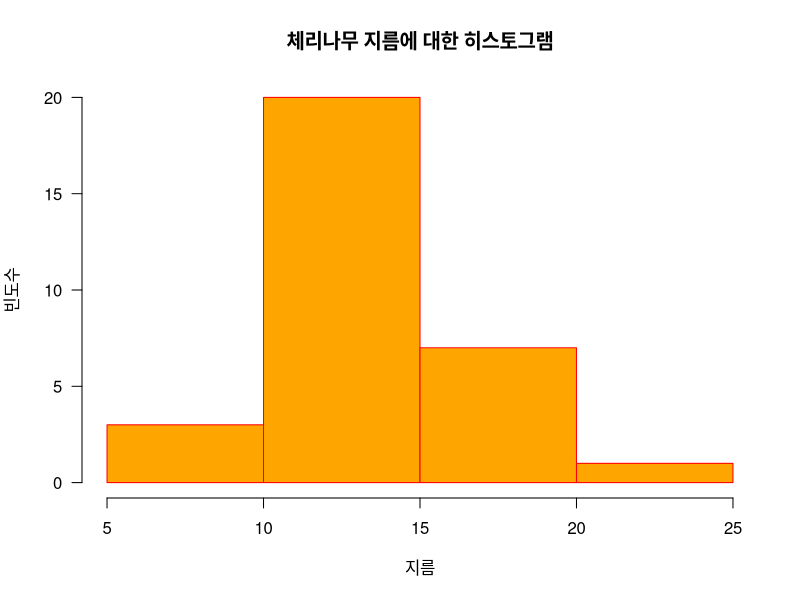

The R script that drew this image:
hist(trees$Girth, 
     main =  '체리나무 지름에 대한 히스토그램' ,
     xlab = '지름',
     ylab = '빈도수',
     border = 'red',
     col = 'orange',
     las = 1,
     breaks = 4)